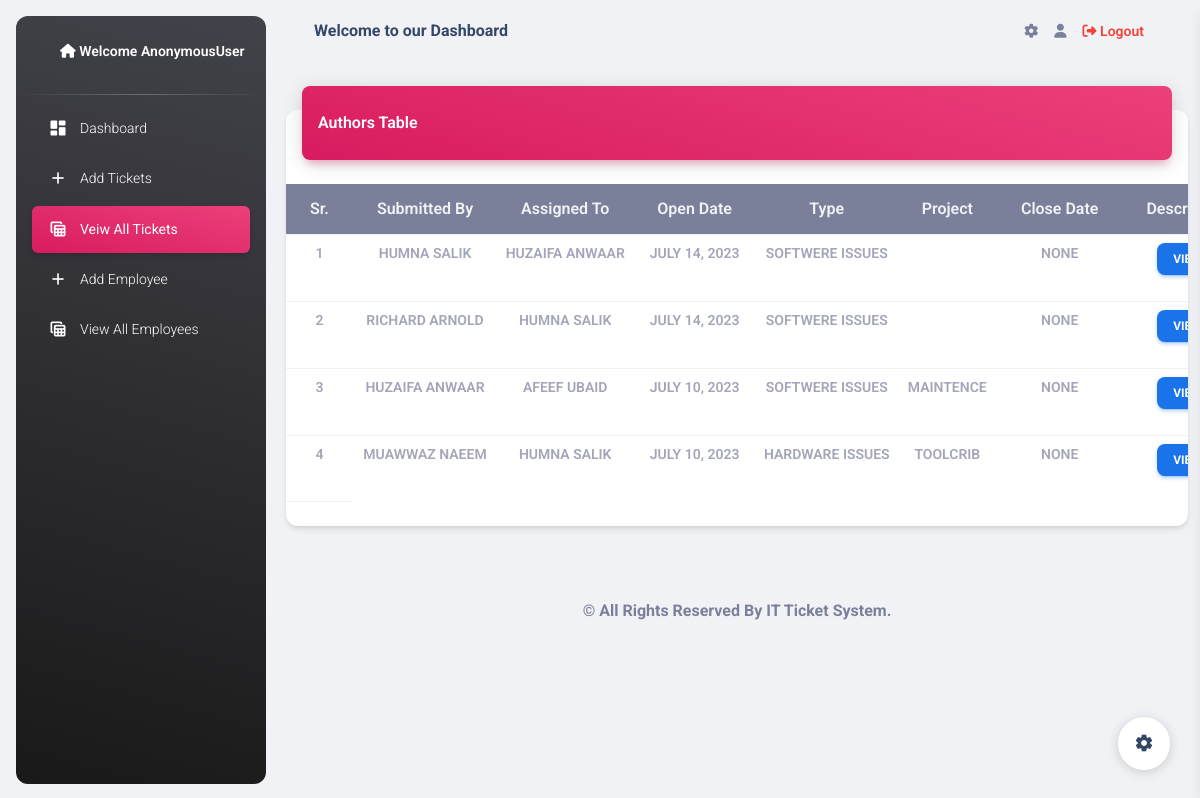
The app's page /admin-allTickets/ with its own data.
### home/models.py (models this page shows)
class Ticket(models.Model):
    Ticket_des= models.TextField()
    Ticket_subBy = models.CharField(max_length=50)
    Ticket_assignTo = models.CharField(max_length=100)
    Ticket_type = models.CharField(max_length=30)
    Ticket_urgency = models.CharField(max_length=30)
    Ticket_project = models.CharField(max_length=50)
    Ticket_openDate = models.DateField(verbose_name=("Open date"), auto_now_add=True, null=True)
    Ticket_isApprove = models.BooleanField(null=True)
    Ticket_isComplete = models.BooleanField(default=False)
    Ticket_closedDate = models.DateField(verbose_name=("Closed date"), auto_now_add=False, null=True)
    Ticket_UpdatedDate= models.DateField(verbose_name=("Updated date"), auto_now_add=False, null=True)

### home/views.py (the view)
# urls.py: path('admin-allTickets/', views.all_tickets, name='admin-allTickets'),
def all_tickets(request):
    allTicket = Ticket.objects.all().order_by('-id')
    context = {"allTicket" : allTicket}
    return render(request, 'admin/all_tickets.html',context)

### templates/admin/all_tickets.html (shortened to what this page needs)
{% extends 'admin/adminBase.html' %}
{% block body %}
<div class="row">
    <div class="col-12">
      <div class="card my-4">
        <div class="card-header p-0 position-relative mt-n4 mx-3 z-index-2">
          <div class="bg-gradient-primary shadow-primary border-radius-lg pt-4 pb-3">
            <h6 class="text-white text-capitalize ps-3">Authors table</h6>
          </div>
        </div>
        <div class="card-body px-0 pb-2">
          <div class="table-responsive p-0">
            <table class="table ">
              <thead>
                <tr class="bg-secondary text-light">
                  <th class="text-center" >Sr.</th>
                  <th class="text-center" >Submitted By</th>
                  <th class="text-center" >Assigned To</th>
                  <th class="text-center" >Open Date</th>
                  <th class="text-center" >Type</th>
                  <th class="text-center" >Project</th>
                  <th class="text-center" >Close Date</th>
                  <th class="text-center">Description</th>
                </tr>
              </thead>
              <tbody>
                {% for item in allTicket %}
                  <tr>
                    <th class="text-center text-uppercase text-secondary text-sm font-weight-bold opacity-7" scope="row">{{forloop.counter}}</th>
                    <td class="text-center text-uppercase text-secondary text-sm font-weight-bold opacity-7 ps-2">{{item.Ticket_subBy}}</td>
                    <td class="text-center text-uppercase text-secondary text-sm font-weight-bold opacity-7">{{item.Ticket_assignTo}}</td>
                    <td class="text-center text-uppercase text-secondary text-sm font-weight-bold opacity-7">{{item.Ticket_openDate}}</td>
                    <td class="text-center text-uppercase text-secondary text-sm font-weight-bold opacity-7 ps-2">{{item.Ticket_type}}</td>
                    <td class="text-center text-uppercase text-secondary text-sm font-weight-bold opacity-7 ps-2">{{item.Ticket_project}}</td>
                    <td class="text-center text-uppercase text-secondary text-sm font-weight-bold opacity-7">{{item.Ticket_closedDate}}</td>
                    <td class="text-center">
                      <button type="button" class="btn btn-sm btn-info" onclick="modalData('{{item.Ticket_des}}')" data-bs-toggle="modal" data-bs-target="#viewmodal" data-itemid="{{ item.id }}">
                        View
                      </button>
                    </td>
                  </tr>
                {% endfor %}
              </tbody>
            </table>
          </div>
        </div>
      </div>
    </div>
  </div>
</div>
{% endblock body %}

### records on screen
Ticket: Ticket_subBy "HUMNA SALIK", Ticket_assignTo "HUZAIFA ANWAAR", Ticket_openDate "JULY 14, 2023", Ticket_type "SOFTWERE ISSUES", Ticket_closedDate "NONE"
Ticket: Ticket_subBy "RICHARD ARNOLD", Ticket_assignTo "HUMNA SALIK", Ticket_openDate "JULY 14, 2023", Ticket_type "SOFTWERE ISSUES", Ticket_closedDate "NONE"
Ticket: Ticket_subBy "HUZAIFA ANWAAR", Ticket_assignTo "AFEEF UBAID", Ticket_openDate "JULY 10, 2023", Ticket_type "SOFTWERE ISSUES", Ticket_project "MAINTENCE", Ticket_closedDate "NONE"
Ticket: Ticket_subBy "MUAWWAZ NAEEM", Ticket_assignTo "HUMNA SALIK", Ticket_openDate "JULY 10, 2023", Ticket_type "HARDWARE ISSUES", Ticket_project "TOOLCRIB", Ticket_closedDate "NONE"

### other values on screen
{{ request.user }} "AnonymousUser"
